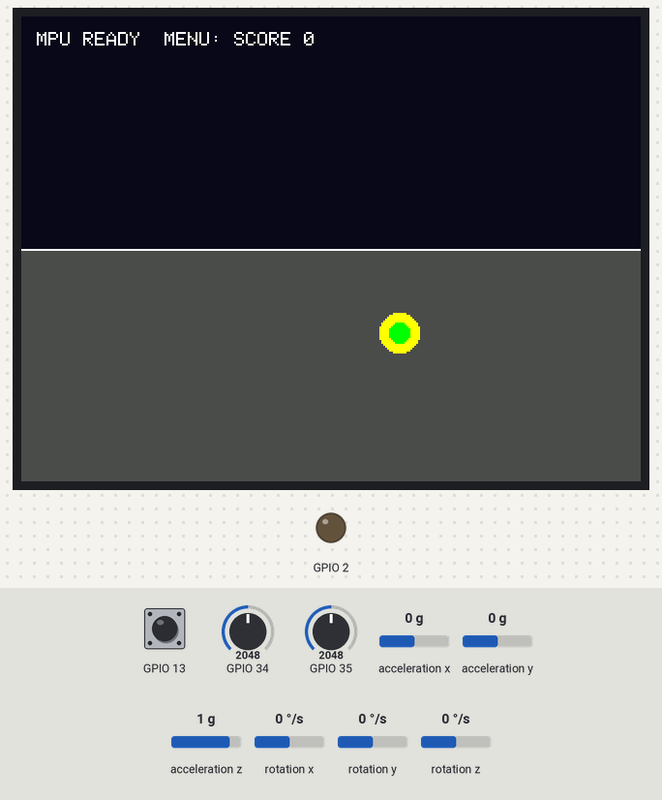
The sketch below on a simulated ESP32. Shown: 320×240 colour display, output pins drawn as LEDs (lit = HIGH). Wiring (inferred from the names in the program): MPU-6050 motion sensor at I2C address 0x68. Inputs (shaded band) come from the test bench; at power-on: acceleration y 0 g, GPIO 13 HIGH, acceleration x 0 g, acceleration z 1 g, GPIO 34 = 2048, GPIO 35 = 2048, rotation x 0 °/s, rotation y 0 °/s, rotation z 0 °/s. What the sketch prints to the serial monitor is not drawn.

Above: at 1.3 s.
1.4 s: acceleration y set to 0.8 g
At 1.63 s:
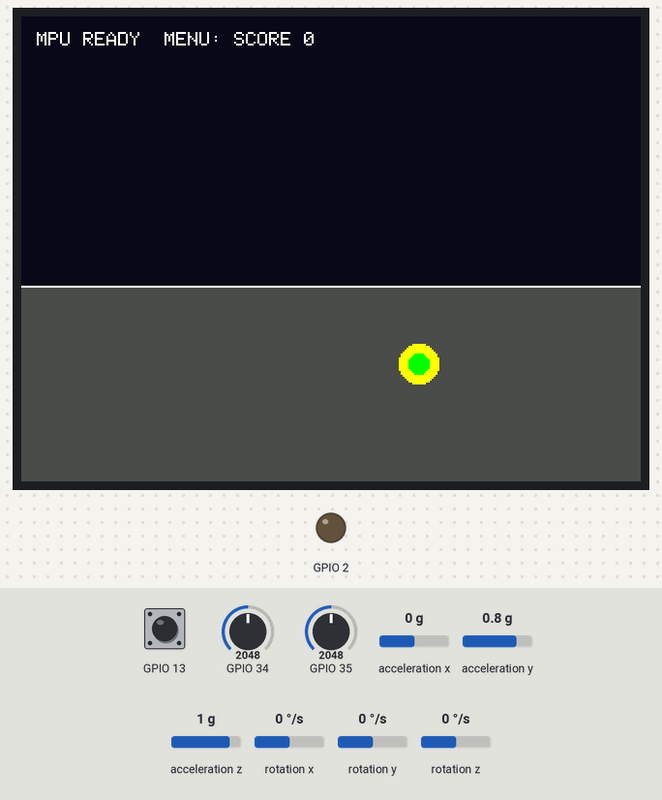
4.4 s: acceleration y set to -1.4 g
At 4.74 s:
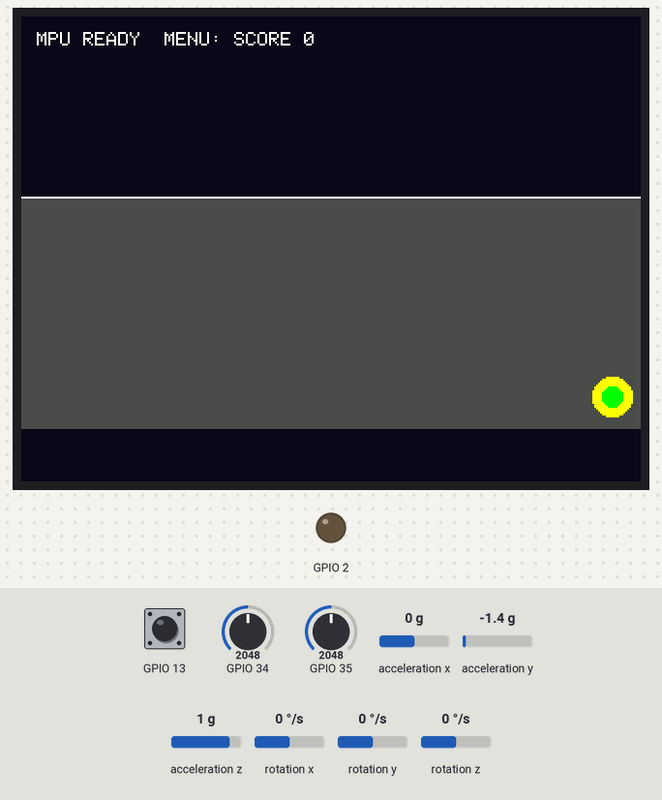
7.4 s: GPIO 13 pulled LOW for 0.2 s
At 7.64 s:
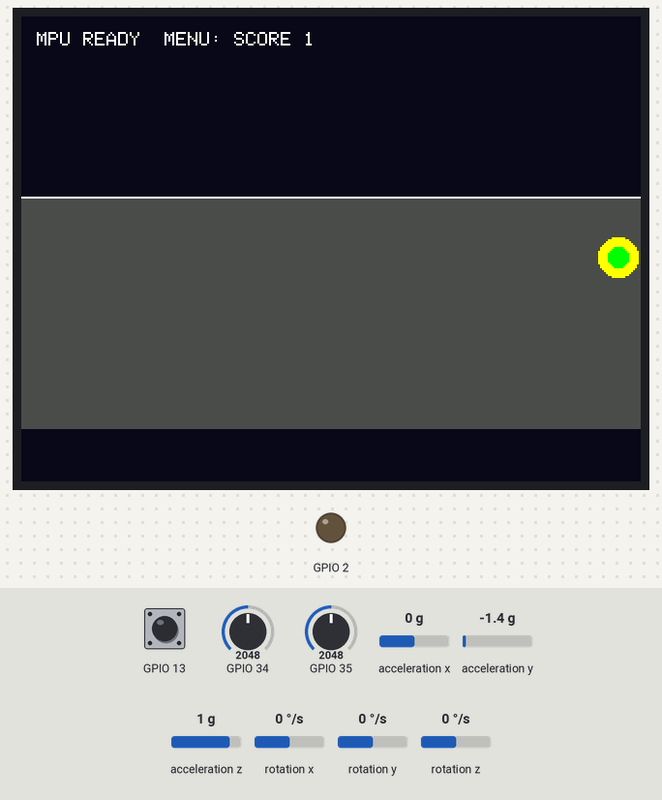
10.6 s: acceleration y set to 1.4 g
At 13.0 s:
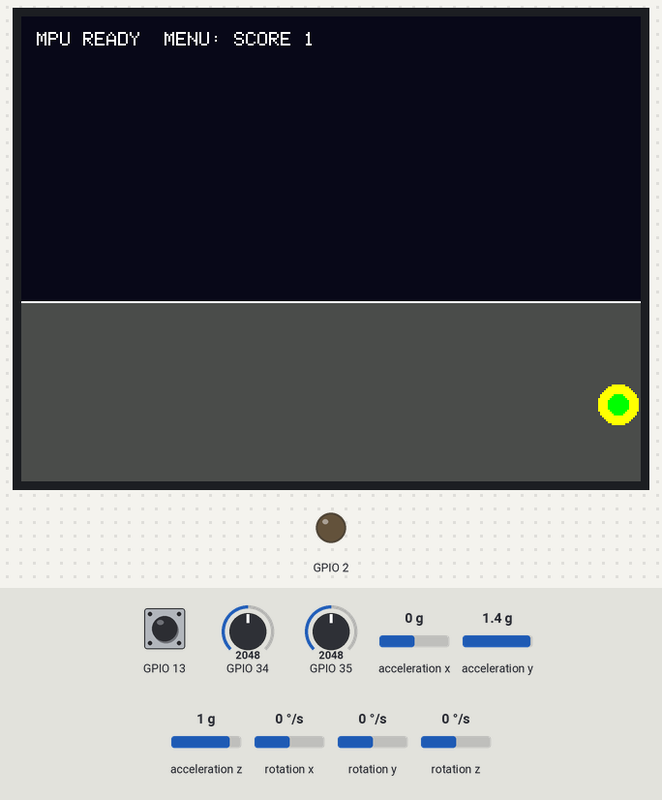
13.6 s: acceleration x set to -1.4 g
At 13.91 s:
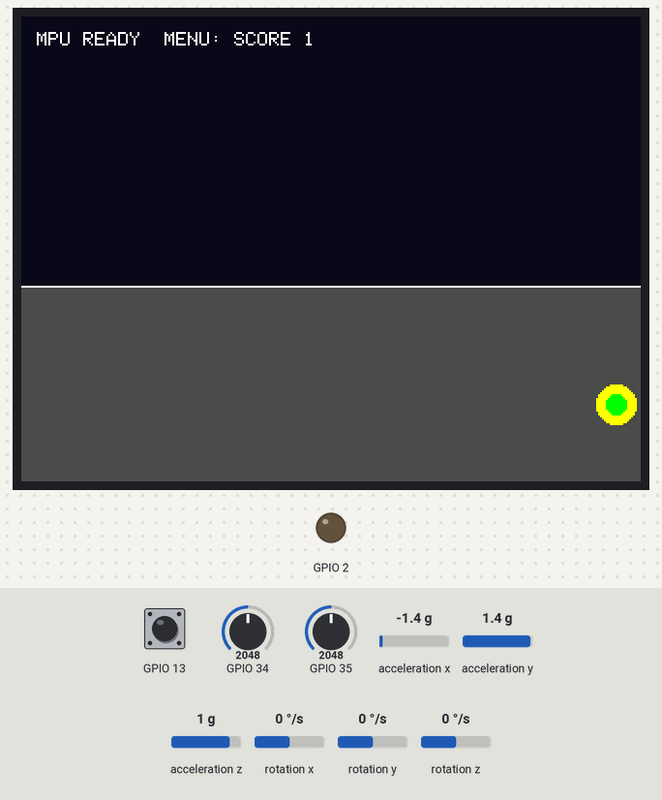
16.6 s: acceleration z set to -0.8 g
At 16.86 s:
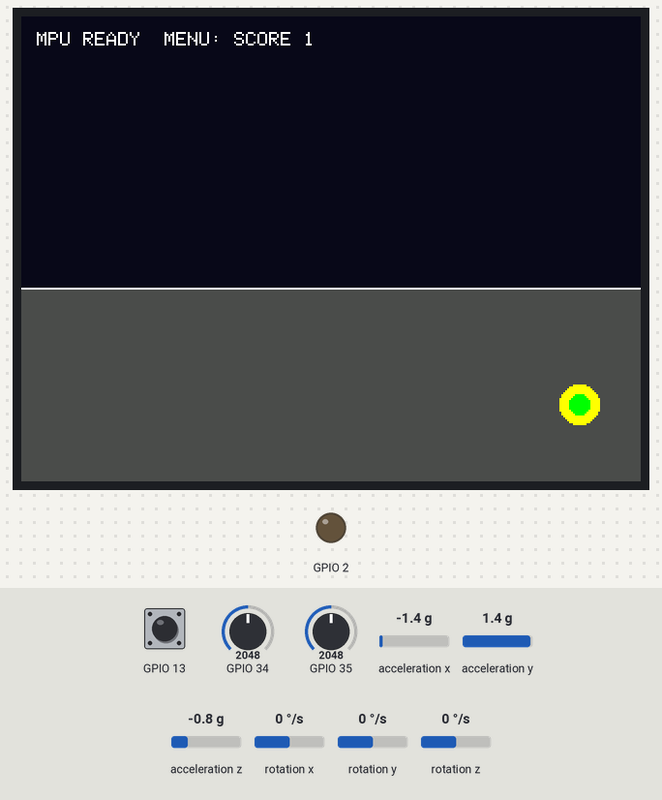
Timing chart, 0 to 19.6 s (numbered marks = the images above; inputs shaded):
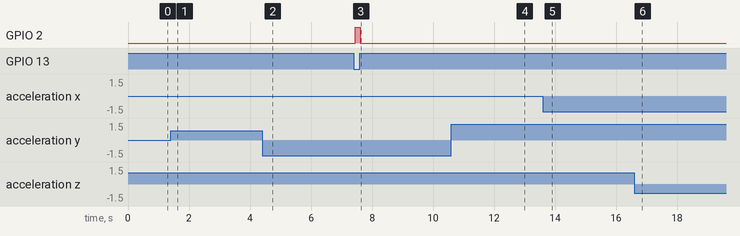

The sketch:

gyro.ino
```cpp
// VIDI X + external MPU-6050 (0x68/0x69); no sensor driver required.
// VIDIIC shares GPIO32/33 with buttons A/B. Use MENU while connected.
#include <Wire.h>
#include <LovyanGFX.hpp>

LGFX lcd;
int mpuAddress = 0;
int ballX = 160;
int ballY = 128;
int score = 0;
bool previousButton = false;
float rollAngle = 0;
float pitchAngle = 0;

int signedMotionValue() {
  int value = Wire.read() * 256 + Wire.read();
  if (value >= 32768) value -= 65536;
  return value;
}

void setup() {
  Serial.begin(115200);
  pinMode(34, INPUT);
  pinMode(35, INPUT);
  pinMode(13, INPUT_PULLUP);
  pinMode(2, OUTPUT);
  Wire.begin(33, 32);
  for (int address = 0x68; address <= 0x69; address++) {
    Wire.beginTransmission(address);
    if (Wire.endTransmission() == 0) {
      mpuAddress = address;
      Wire.beginTransmission(address);
      Wire.write(0x6B);
      Wire.write(0);
      Wire.endTransmission();
      break;
    }
  }
  lcd.init();
  lcd.setRotation(1);
  Serial.println(mpuAddress ? "MPU-6050 detected" : "No MPU-6050: use D-pad");
}

void loop() {
  if (mpuAddress != 0) {
    Wire.beginTransmission(mpuAddress);
    Wire.write(0x3B);
    Wire.endTransmission(false);
    Wire.requestFrom(mpuAddress, 14);
    if (Wire.available() >= 14) {
      int ax = signedMotionValue();
      int ay = signedMotionValue();
      int az = signedMotionValue();
      int temperature = signedMotionValue();
      int gx = signedMotionValue();
      int gy = signedMotionValue();
      int gz = signedMotionValue();
      rollAngle = atan2((float)ax, sqrt((float)ay * ay + (float)az * az)) * 57.2958;
      pitchAngle = atan2((float)ay, sqrt((float)ax * ax + (float)az * az)) * 57.2958;
      ballX += (int)(rollAngle / 6);
      ballY += (int)(pitchAngle / 6);
      Serial.printf("Gyro deg/s: %.1f %.1f %.1f\n", gx / 131.0, gy / 131.0, gz / 131.0);
    }
  }
  int lr = analogRead(34);
  int ud = analogRead(35);
  if (lr > 3800) ballX -= 5;
  else if (lr > 1500 && lr < 2600) ballX += 5;
  if (ud > 3800) ballY -= 5;
  else if (ud > 1500 && ud < 2600) ballY += 5;
  ballX = constrain(ballX, 12, 308);
  ballY = constrain(ballY, 56, 200);
  bool pressed = digitalRead(13) == LOW;
  if (pressed && !previousButton) { score++; Serial.printf("Score: %d\n", score); }
  previousButton = pressed;
  digitalWrite(2, pressed ? HIGH : LOW);
  lcd.fillScreen(0x0843);
  lcd.fillRect(0, 120 + (int)(pitchAngle / 2), 320, 120, 0x4A69);
  lcd.drawLine(0, 120 + (int)(pitchAngle / 2), 319, 120 + (int)(pitchAngle / 2), 0xFFFF);
  lcd.fillCircle(ballX, ballY, 10, 0xFFE0);
  lcd.fillCircle(ballX, ballY, 5, 0x07E0);
  lcd.setTextColor(0xFFFF, 0x0843);
  lcd.setCursor(8, 8);
  lcd.printf("MPU %s  MENU: SCORE %d", mpuAddress ? "READY" : "NOT FOUND", score);
  delay(40);
}
```

Measured:
- after the input at 7.4 s, GPIO 2: LOW → HIGH after 0.05 s, → LOW 0.16 s later
- after the input at 10.6 s, the display: first changes after 0.18 s (image 4 shows a later state)
- after the input at 13.6 s, the display: changes after 0.24 s (image 5)
